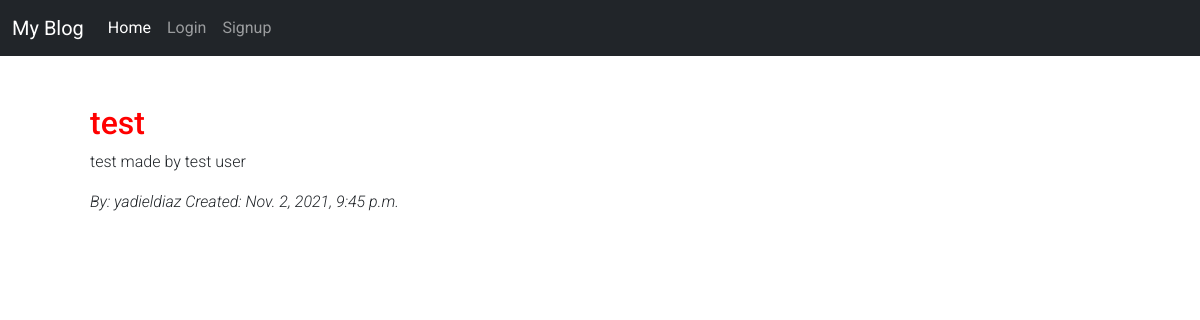
Page /post/6/ on the committed database.
### blog/models.py (models this page shows, shortened)
class Post(models.Model):
    title = models.CharField(max_length=200)
    author = models.ForeignKey(
        'auth.User',
        on_delete=models.CASCADE
    )
    body = models.TextField()
    created_at = models.DateTimeField(auto_now_add=True)

### blog/views.py (the view)
# urls.py: path('post/<int:pk>/', PostDetailView.as_view(), name='post_detail'),
class PostDetailView(DetailView):
    model = Post
    template_name = "post_detail.html"

### templates/post_detail.html (shortened to what this page needs)
{% extends 'base.html' %}
{% block content %}
<div class="container">
    <div class="m-5">
        <h2 class="title">{{ post.title }}</h2>
        <p>{{ post.body }}</p>
        <p class="rights">By: {{ post.author }} Created: {{ post.created_at }}</p>
    </div>
</div>
{% endblock content %}

### static/css/base.css (style rules this page uses)
body { font-family: 'Roboto', sans-serif; }
.title { color:red; font-weight: 500; }
p { font-weight: 300; }
.rights { font-weight: 300; font-style: italic; }

### rows in the picture
Post: title "test", body "test made by test user", author "yadieldiaz", created_at "Nov. 2, 2021, 9:45 p.m."
